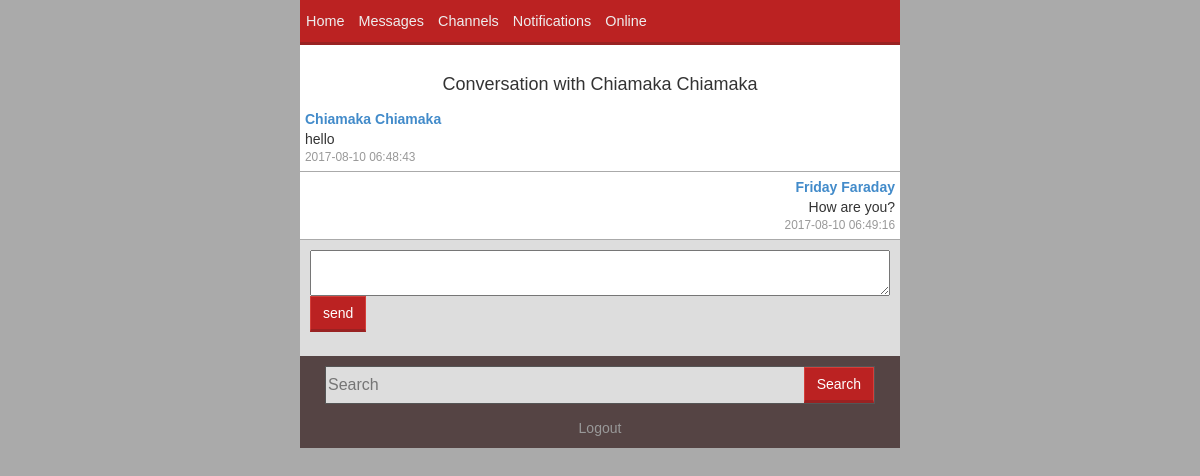
Screenshot of /mobile/conversation.php?id=1 (signed in) with the database file from the repository.
### tables this page shows
CREATE TABLE `messages` (
  `messageid` int(255) NOT NULL,
  `sender` varchar(100) DEFAULT NULL,
  `message` varchar(500) DEFAULT NULL,
  `receiver` varchar(100) DEFAULT NULL,
  `stamp` timestamp NULL DEFAULT CURRENT_TIMESTAMP ON UPDATE CURRENT_TIMESTAMP,
  `read` tinyint(2) DEFAULT NULL,
  `time` varchar(100) DEFAULT NULL
);

CREATE TABLE `users` (
  `userid` int(255) NOT NULL,
  `firstname` varchar(50) NOT NULL,
  `lastname` varchar(50) DEFAULT NULL,
  `phone` varchar(15) DEFAULT NULL,
  `email` varchar(100) DEFAULT NULL,
  `department` varchar(60) DEFAULT NULL,
  `level` varchar(10) DEFAULT '100?',
  `sex` varchar(13) DEFAULT NULL,
  `username` varchar(100) DEFAULT NULL,
  `month` varchar(15) DEFAULT NULL,
  `year` int(4) DEFAULT NULL,
  `day` int(2) DEFAULT NULL
);

CREATE TABLE `conversation` (
  `messageid` int(255) DEFAULT NULL,
  `message` varchar(500) DEFAULT NULL,
  `read` tinyint(2) DEFAULT NULL,
  `sender` varchar(100) DEFAULT NULL,
  `stamp` timestamp NULL DEFAULT CURRENT_TIMESTAMP ON UPDATE CURRENT_TIMESTAMP,
  `id` int(255) NOT NULL,
  `disp` varchar(40) DEFAULT NULL
);

### includes/functions.inc (called while the page is built, shortened)
<?php
	function sanitize($data)
	{
		$data = htmlspecialchars(addslashes(trim($data)));
		return $data;
	}
	function get_name($other)
	{
		global $connection;
		$sql = "SELECT firstname,lastname FROM users WHERE username='$other'";
		$query = $connection->query($sql);
		$query->setFetchMode(PDO::FETCH_ASSOC);
		foreach ($query as $e) {
			return ucwords("$e[firstname] $e[lastname]");
		}
	}
?>

### mobile/conversation.php (the view, shortened to what this page needs)
<?php
	include '../includes/functions.inc';
	include 'includes/header.inc';
	include 'includes/nav.inc';
	$id = sanitize($_GET['id']);
?>
	<div style='background:#fff'>
		<?php
			$sql = "SELECT * FROM messages WHERE messageid = $id";
			foreach($connection->query($sql) as $r)
			{
					if($r['sender']==$_SESSION['user'] )
					{
						$name = get_name($r['receiver']);
					}
					else{
						$name = get_name($r['sender']);
						$connection->exec("UPDATE `messages` set `read`='1' WHERE `messageid`='$id'");
					}
			}
			if(isset($_GET['page']))
			{
				$sub = $_GET['page']*10;
			}
			else
			{
				$sub = 10;
			}
			echo "<br /><h4 align='center'>Conversation with $name</h4>";
			$sql = "SELECT * FROM conversation WHERE messageid=$id";
			$num = $connection->query($sql)->rowCount()-$sub;
			if($num>0)
			{
				$page = isset($_GET['page']) ? $_GET['page']+1 : 2;
				echo "<center><a href='?id=$id&page=$page' ><b>Show older Messages</b></a></center>";
			}
			elseif($num<0)
			{
				$num = 0;
			}
			$sql = "SELECT * FROM conversation WHERE messageid=$_GET[id] ORDER BY stamp ASC LIMIT $num, 10";
			$query = $connection->query($sql); $query->setFetchMode(PDO::FETCH_ASSOC);
			foreach($query as $r)
			{
				$property = $r['sender'] == $_SESSION['user'] ? "align='right'":"align='left'";
				echo "<div style='padding:5px;border-bottom:1px solid #aaa;' $property>
				<b><a href='profile.php?view=$r[sender]'>".get_name($r['sender'])."</a></b><br />$r[message]
				<br /><small class='text-muted'>$r[stamp]</small></div>";
			}
			echo "<div style='padding:10px;background:#ddd'>
			<form method='post'>
				<textarea style='width:100%' name='msg'></textarea><br />
				<input type='submit' value='send' class='btn btn-danger' name='send'>
			</form></div>"
			?>
	</div>
<?php
	include 'includes/footer.inc';
?>

### mobile/css/styles.css (style rules this page uses)
.btn { border-radius:0px; }
.btn-danger { background-color:#bb2222; border-bottom:3px solid #992222; }
* { font-family:arial; }

### mobile/includes/header.inc (style rules this page uses)
* { font-family: "lucida grande",tahoma,verdana,arial,sans-serif; }

### rows the page displays
messages: receiver.lastname "Chiamaka Chiamaka"
conversation: sender "Chiamaka Chiamaka", message "hello", stamp "2017-08-10 06:48:43"
conversation: sender.lastname "Friday Faraday", message "How are you?", stamp "2017-08-10 06:49:16"
